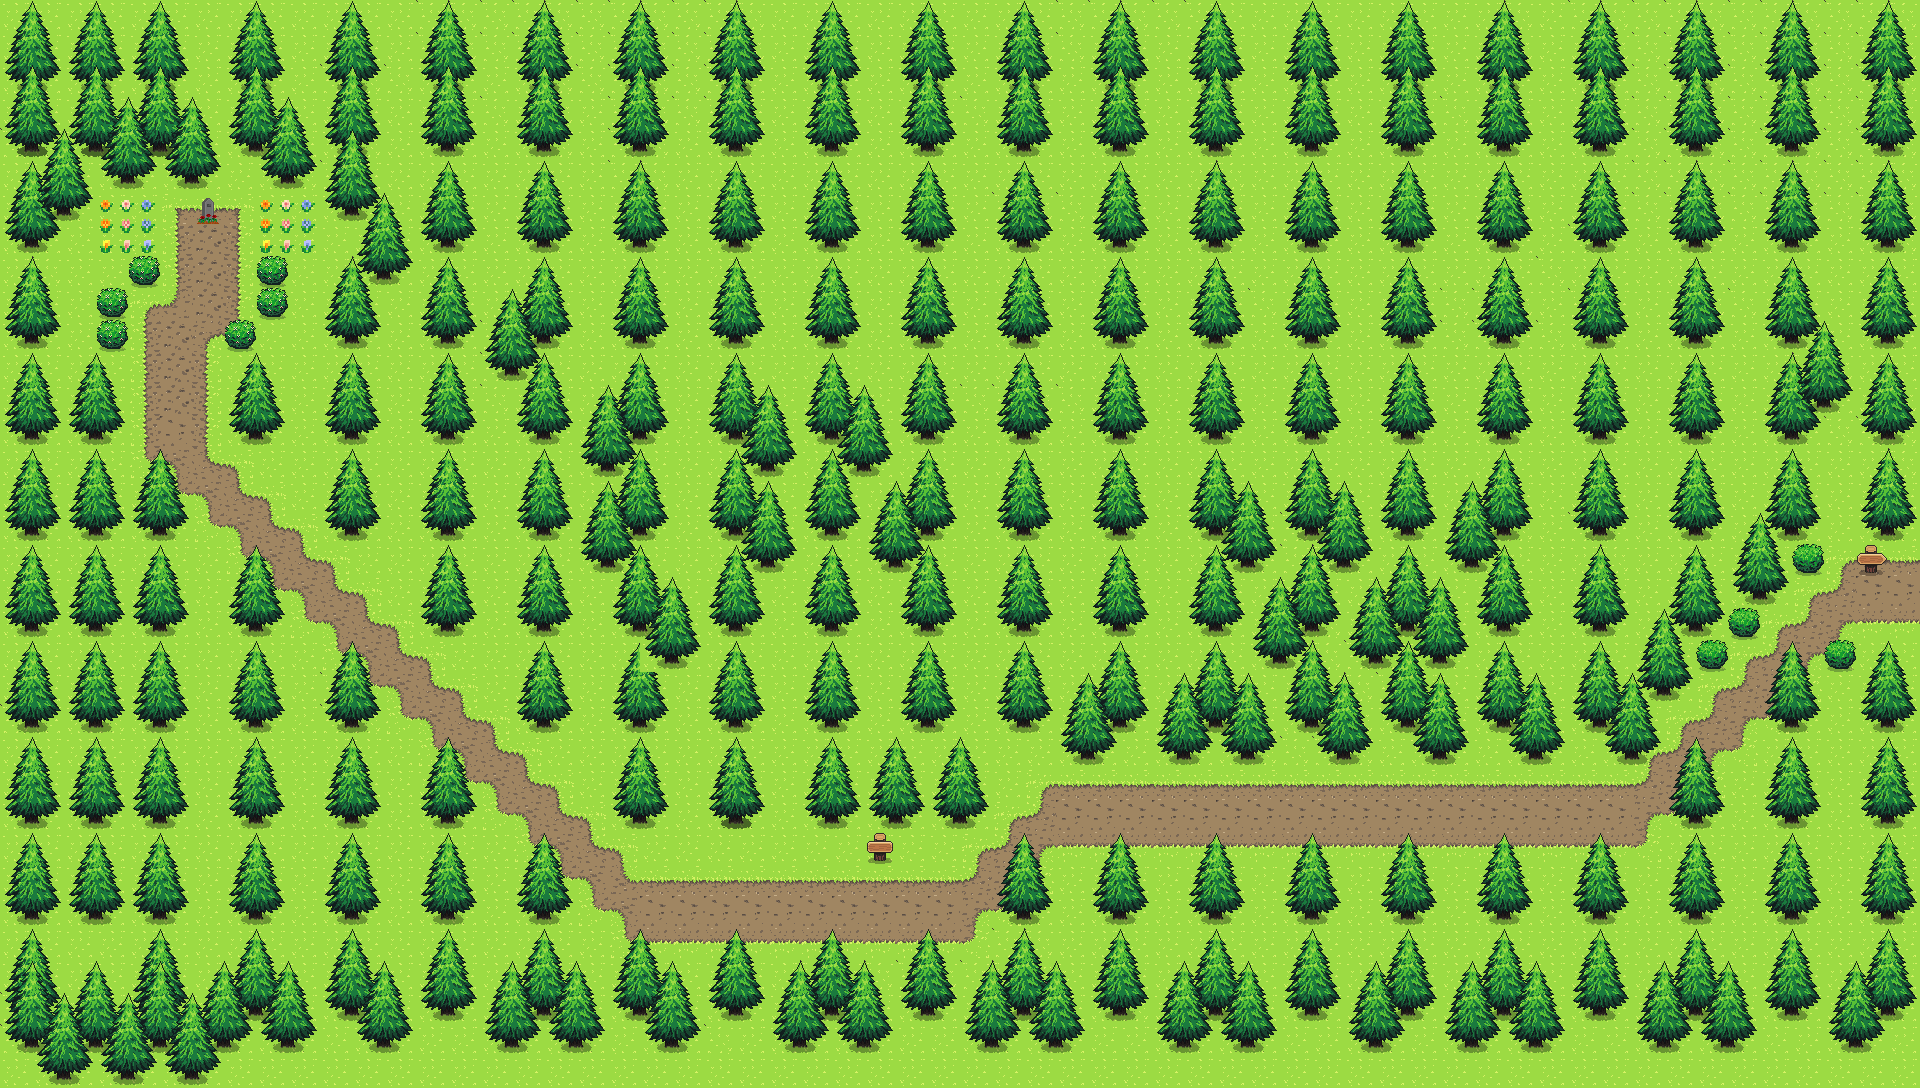

Rendered tile map (Tiled .tmx) drawn with the repository's tilesets; below, a short description and the map source with its tile grids summarised:
An orthogonal 60x34 tile map with 32x32 px tiles, 4 tile layers (Camada de Blocos 1, Camada de Blocos 2, Camada de Blocos 3, Camada de Blocos 4), 10 tilesets and 57 objects.

<map version="1.10" tiledversion="1.11.2" orientation="orthogonal" renderorder="right-down" width="60" height="34" tilewidth="32" tileheight="32" infinite="0" nextlayerid="13" nextobjectid="92">
 <editorsettings>
  <export target="floresta.json" format="json" />
 </editorsettings>
 <tileset firstgid="1" name="tileset_version1.1" tilewidth="32" tileheight="32" tilecount="176" columns="16">
  <image source="tileset_version1.1.png" width="512" height="352" />
 </tileset>
 <tileset firstgid="177" name="terrain_tiles_v2" tilewidth="32" tileheight="32" tilecount="160" columns="10">
  <image source="terrain_tiles_v2.png" width="320" height="512" />
 </tileset>
 <tileset firstgid="337" name="graveyard_tileset_32x32" tilewidth="32" tileheight="32" tilecount="96" columns="8">
  <image source="graveyard_tileset_32x32.png" width="256" height="384" />
 </tileset>
 <tileset firstgid="433" name="GoldMine_Inactive" tilewidth="32" tileheight="32" tilecount="24" columns="6">
  <image source="GoldMine_Inactive.png" width="192" height="128" />
 </tileset>
 <tileset firstgid="457" name="dirtpath_tiles" tilewidth="32" tileheight="32" tilecount="16" columns="4">
  <image source="dirtpath_tiles.png" width="128" height="128" />
 </tileset>
 <tileset firstgid="473" name="Decorationspre" tilewidth="32" tileheight="32" tilecount="8" columns="2">
  <image source="Decorationspre.png" width="64" height="128" />
 </tileset>
 <tileset firstgid="481" name="decorations" tilewidth="32" tileheight="32" tilecount="3" columns="1">
  <image source="decorations.png" width="32" height="96" />
 </tileset>
 <tileset firstgid="484" name="AuroraTileset" tilewidth="32" tileheight="32" tilecount="770" columns="35">
  <image source="AuroraTileset.png" width="1120" height="704" />
 </tileset>
 <tileset firstgid="1254" name="assets_version1.1" tilewidth="32" tileheight="32" tilecount="24" columns="6">
  <image source="assets_version1.1.png" width="192" height="128" />
 </tileset>
 <tileset firstgid="1278" name="assets_spritesheet_v2_free" tilewidth="32" tileheight="32" tilecount="144" columns="12">
  <image source="assets_spritesheet_v2_free.png" width="384" height="384" />
 </tileset>
 <layer id="1" name="Camada de Blocos 1" width="60" height="34">
  <data>[2040 cells, 2040 non-empty, 21 distinct tile ids]</data>
 </layer>
 <layer id="5" name="Camada de Blocos 2" width="60" height="34">
  <data>[2040 cells, 1128 non-empty, 17 distinct tile ids]</data>
 </layer>
 <layer id="6" name="Camada de Blocos 3" width="60" height="34">
  <data>[2040 cells, 431 non-empty, 12 distinct tile ids]</data>
 </layer>
 <layer id="7" name="Camada de Blocos 4" width="60" height="34">
  <data>[2040 cells, 62 non-empty, 7 distinct tile ids]</data>
 </layer>
 <objectgroup id="8" name="Entrada_caverna" visible="0">
  <object id="1" x="802.864" y="793.303" width="55" height="43" />
 </objectgroup>
 <objectgroup id="9" name="colisao">
  <properties>
   <property name="collision" type="bool" value="true" />
  </properties>
  <object id="4" x="1846.36" y="634.803" width="71" height="49.5" />
  <object id="5" x="1822.86" y="675.803" width="24.5" height="54.5" />
  <object id="6" x="1757.36" y="728.303" width="75.5" height="32.5" />
  <object id="7" x="1724.36" y="766.803" width="50" height="70.5" />
  <object id="8" x="1667.19" y="828.97" width="119.667" height="66.3333" />
  <object id="9" x="1048.36" y="861.136" width="627" height="56.1667" />
  <object id="10" x="993.364" y="928.803" width="91" height="33.5" />
  <object id="12" x="619.364" y="957.803" width="405" height="36.5" />
  <object id="22" x="525.364" y="907.303" width="51" height="125.5" />
  <object id="24" x="564.864" y="985.303" width="95" height="73.5" />
  <object id="25" x="516.864" y="860.803" width="33.5" height="73" />
  <object id="28" x="453.364" y="843.553" width="66.3333" height="86.75" />
  <object id="29" x="395.864" y="807.303" width="72.1667" height="76" />
  <object id="30" x="348.864" y="772.561" width="95.3783" height="54.7424" />
  <object id="31" x="323.364" y="744.258" width="85.4545" height="46.5455" />
  <object id="33" x="277.864" y="719.803" width="95.5" height="29.5" />
  <object id="34" x="260.364" y="677.97" width="88.667" height="74.8333" />
  <object id="36" x="231.864" y="646.47" width="87.8333" height="57.3333" />
  <object id="37" x="225.364" y="604.803" width="55.3333" height="63.5" />
  <object id="38" x="202.364" y="575.47" width="50.5" height="57.8333" />
  <object id="39" x="164.364" y="541.97" width="64.6667" height="48.3333" />
  <object id="40" x="145.364" y="528.136" width="52.1667" height="38.1667" />
  <object id="42" x="133.864" y="509.636" width="60.3333" height="39.6667" />
  <object id="44" x="114.864" y="474.136" width="48" height="44.5" />
  <object id="45" x="91.8636" y="350.303" width="40" height="137.833" />
  <object id="46" x="38.3636" y="151.303" width="56" height="201.5" />
  <object id="47" x="68.8636" y="107.803" width="320.5" height="79.5" />
  <object id="48" x="322.864" y="186.47" width="68.5" height="188.333" />
  <object id="49" x="225.697" y="352.303" width="106.167" height="98.5" />
  <object id="51" x="258.697" y="450.303" width="165.167" height="31.3333" />
  <object id="52" x="286.364" y="455.803" width="153" height="53.3333" />
  <object id="53" x="318.864" y="471.303" width="140.5" height="68.1667" />
  <object id="54" x="356.53" y="500.803" width="169.334" height="77.8333" />
  <object id="55" x="383.531" y="573.803" width="198.833" height="35.8334" />
  <object id="56" x="416.53" y="591.803" width="184.834" height="50.3333" />
  <object id="57" x="447.758" y="615.803" width="184.106" height="54.7121" />
  <object id="58" x="485.258" y="644.803" width="169.606" height="52.7727" />
  <object id="59" x="522.228" y="672.136" width="163.636" height="59.106" />
  <object id="60" x="544.531" y="725.803" width="154.833" height="42.5833" />
  <object id="63" x="577.447" y="757.636" width="134.917" height="36.5833" />
  <object id="64" x="615.697" y="778.636" width="100.667" height="47.3333" />
  <object id="66" x="713.364" y="803.803" width="85.5" height="34.5" />
  <object id="67" x="701.864" y="738.803" width="224.5" height="99" />
  <object id="68" x="860.364" y="792.803" width="34.5" height="64.5" />
  <object id="69" x="894.864" y="789.803" width="16.5" height="39.5" />
  <object id="72" x="925.864" y="722.803" width="61" height="81" />
  <object id="74" x="975.864" y="686.303" width="648.667" height="70.3333" />
  <object id="75" x="1584.69" y="548.803" width="86.6667" height="160" />
  <object id="76" x="1670.36" y="515.303" width="32.5" height="162.667" />
  <object id="77" x="1702.86" y="492.303" width="21" height="168" />
  <object id="78" x="1716.86" y="472.303" width="40.8333" height="155.333" />
  <object id="79" x="1757.86" y="446.303" width="37.6667" height="146.833" />
  <object id="80" x="1796.36" y="421.303" width="25" height="154" />
  <object id="81" x="1817.36" y="418.303" width="103" height="114" />
 </objectgroup>
 <objectgroup id="11" name="volta_lara">
  <object id="88" x="1906.67" y="558.667" width="12.6667" height="65.3333" />
 </objectgroup>
 <objectgroup id="12" name="cena_batalhaFinal">
  <object id="91" x="163" y="226" width="88" height="71" />
 </objectgroup>
</map>
